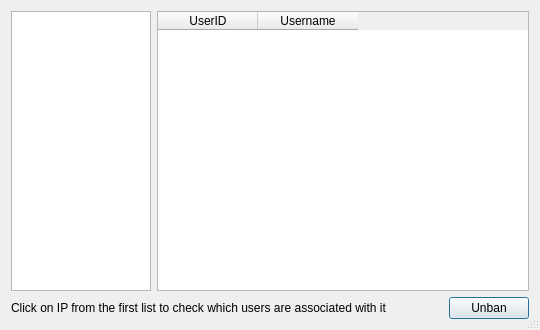
<?xml version="1.0" encoding="UTF-8"?>
<ui version="4.0">
 <class>IPBanListDialog</class>
 <widget class="QDialog" name="IPBanListDialog">
  <property name="geometry">
   <rect>
    <x>0</x>
    <y>0</y>
    <width>540</width>
    <height>330</height>
   </rect>
  </property>
  <property name="minimumSize">
   <size>
    <width>540</width>
    <height>330</height>
   </size>
  </property>
  <property name="windowTitle">
   <string>IP ban list</string>
  </property>
  <property name="layoutDirection">
   <enum>Qt::LeftToRight</enum>
  </property>
  <property name="autoFillBackground">
   <bool>false</bool>
  </property>
  <property name="sizeGripEnabled">
   <bool>true</bool>
  </property>
  <property name="modal">
   <bool>false</bool>
  </property>
  <layout class="QGridLayout" name="gridLayout_2">
   <item row="1" column="2">
    <widget class="QPushButton" name="UnbanBtn">
     <property name="sizePolicy">
      <sizepolicy hsizetype="Fixed" vsizetype="Fixed">
       <horstretch>0</horstretch>
       <verstretch>0</verstretch>
      </sizepolicy>
     </property>
     <property name="text">
      <string>Unban</string>
     </property>
    </widget>
   </item>
   <item row="1" column="0" colspan="2">
    <widget class="QLabel" name="HintLabel">
     <property name="text">
      <string>Click on IP from the first list to check which users are associated with it</string>
     </property>
    </widget>
   </item>
   <item row="0" column="1" colspan="2">
    <widget class="QTableWidget" name="UserList">
     <property name="selectionBehavior">
      <enum>QAbstractItemView::SelectRows</enum>
     </property>
     <property name="showGrid">
      <bool>false</bool>
     </property>
     <property name="sortingEnabled">
      <bool>true</bool>
     </property>
     <attribute name="horizontalHeaderVisible">
      <bool>true</bool>
     </attribute>
     <attribute name="verticalHeaderVisible">
      <bool>false</bool>
     </attribute>
     <column>
      <property name="text">
       <string>UserID</string>
      </property>
     </column>
     <column>
      <property name="text">
       <string>Username</string>
      </property>
     </column>
    </widget>
   </item>
   <item row="0" column="0">
    <widget class="QListWidget" name="IPList">
     <property name="sizePolicy">
      <sizepolicy hsizetype="Expanding" vsizetype="Expanding">
       <horstretch>0</horstretch>
       <verstretch>0</verstretch>
      </sizepolicy>
     </property>
     <property name="maximumSize">
      <size>
       <width>140</width>
       <height>16777215</height>
      </size>
     </property>
    </widget>
   </item>
  </layout>
 </widget>
 <resources/>
 <connections/>
</ui>
